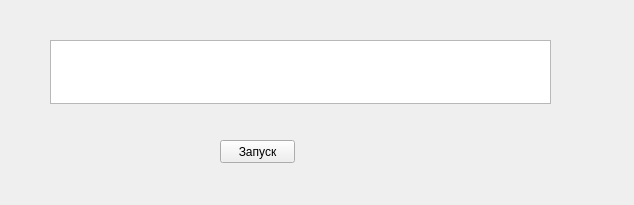
<?xml version="1.0" encoding="UTF-8"?>
<ui version="4.0">
 <class>Form</class>
 <widget class="QWidget" name="Form">
  <property name="geometry">
   <rect>
    <x>0</x>
    <y>0</y>
    <width>634</width>
    <height>205</height>
   </rect>
  </property>
  <property name="windowTitle">
   <string>Form</string>
  </property>
  <widget class="QTextEdit" name="textEdit">
   <property name="geometry">
    <rect>
     <x>50</x>
     <y>40</y>
     <width>501</width>
     <height>64</height>
    </rect>
   </property>
  </widget>
  <widget class="QPushButton" name="pushButton">
   <property name="geometry">
    <rect>
     <x>220</x>
     <y>140</y>
     <width>75</width>
     <height>23</height>
    </rect>
   </property>
   <property name="text">
    <string>Запуск</string>
   </property>
  </widget>
 </widget>
 <resources/>
 <connections/>
</ui>
